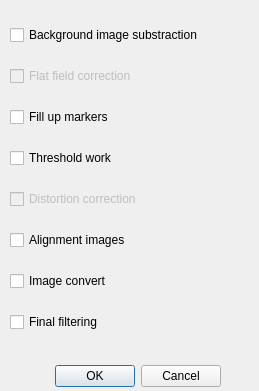
<?xml version="1.0" encoding="UTF-8"?>
<ui version="4.0">
 <class>PageProjectProcess</class>
 <widget class="QDialog" name="PageProjectProcess">
  <property name="geometry">
   <rect>
    <x>0</x>
    <y>0</y>
    <width>259</width>
    <height>391</height>
   </rect>
  </property>
  <property name="windowTitle">
   <string>Project process</string>
  </property>
  <widget class="QDialogButtonBox" name="buttonBox">
   <property name="geometry">
    <rect>
     <x>50</x>
     <y>360</y>
     <width>171</width>
     <height>32</height>
    </rect>
   </property>
   <property name="orientation">
    <enum>Qt::Horizontal</enum>
   </property>
   <property name="standardButtons">
    <set>QDialogButtonBox::Cancel|QDialogButtonBox::Ok</set>
   </property>
  </widget>
  <widget class="QWidget" name="layoutWidget">
   <property name="geometry">
    <rect>
     <x>10</x>
     <y>10</y>
     <width>242</width>
     <height>344</height>
    </rect>
   </property>
   <layout class="QVBoxLayout" name="verticalLayout">
    <item>
     <widget class="QCheckBox" name="checkBoxBackgroundImageSubtract">
      <property name="enabled">
       <bool>true</bool>
      </property>
      <property name="text">
       <string>Background image substraction</string>
      </property>
     </widget>
    </item>
    <item>
     <widget class="QCheckBox" name="checkBoxFlatFieldCorrection">
      <property name="enabled">
       <bool>false</bool>
      </property>
      <property name="text">
       <string>Flat field correction</string>
      </property>
     </widget>
    </item>
    <item>
     <widget class="QCheckBox" name="checkBoxFillUpMarkers">
      <property name="text">
       <string>Fill up markers</string>
      </property>
     </widget>
    </item>
    <item>
     <widget class="QCheckBox" name="checkBoxThresholdWork">
      <property name="text">
       <string>Threshold work</string>
      </property>
     </widget>
    </item>
    <item>
     <widget class="QCheckBox" name="checkBoxDistortionCorrection">
      <property name="enabled">
       <bool>false</bool>
      </property>
      <property name="text">
       <string>Distortion correction</string>
      </property>
     </widget>
    </item>
    <item>
     <widget class="QCheckBox" name="checkBoxAlignmentImages">
      <property name="text">
       <string>Alignment images</string>
      </property>
     </widget>
    </item>
    <item>
     <widget class="QCheckBox" name="checkBoxImageConvert">
      <property name="text">
       <string>Image convert</string>
      </property>
     </widget>
    </item>
    <item>
     <widget class="QCheckBox" name="checkBoxFinalFiltering">
      <property name="text">
       <string>Final filtering</string>
      </property>
     </widget>
    </item>
   </layout>
  </widget>
 </widget>
 <resources/>
 <connections>
  <connection>
   <sender>buttonBox</sender>
   <signal>accepted()</signal>
   <receiver>PageProjectProcess</receiver>
   <slot>accept()</slot>
   <hints>
    <hint type="sourcelabel">
     <x>248</x>
     <y>254</y>
    </hint>
    <hint type="destinationlabel">
     <x>157</x>
     <y>274</y>
    </hint>
   </hints>
  </connection>
  <connection>
   <sender>buttonBox</sender>
   <signal>rejected()</signal>
   <receiver>PageProjectProcess</receiver>
   <slot>reject()</slot>
   <hints>
    <hint type="sourcelabel">
     <x>316</x>
     <y>260</y>
    </hint>
    <hint type="destinationlabel">
     <x>286</x>
     <y>274</y>
    </hint>
   </hints>
  </connection>
 </connections>
</ui>
